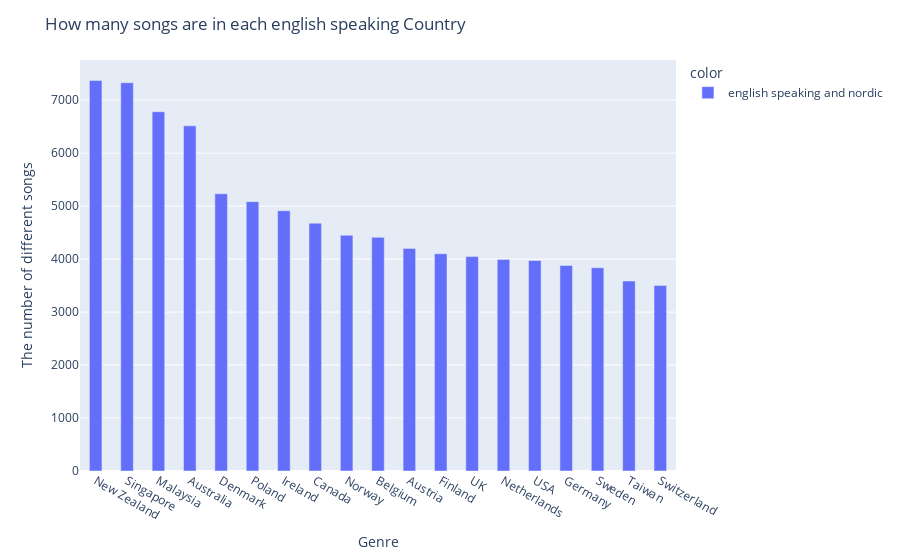

Notebook source saved alongside this figure:
### Code cell
country_en = country[country.Cluster == 'english speaking and nordic'].sort_values(ascending=False, by = 'Mean_Popularity')
fig = px.bar(x=country_en.Country,
             y=country_en.Mean_Popularity,
             labels={'x':'Genre',
                     'y':'The number of different songs'},
             color = country_en['Cluster'],            
             color_continuous_scale = px.colors.sequential.Rainbow)
fig.update_layout(title='How many songs are in each english speaking Country')
fig.update_traces(width=0.4)
fig.show()

### Figure 1 — Plotly figure (JSON) as saved in the notebook; plotly's stock layout.template omitted (floating-point values rounded to 4 significant figures)
{"data": [{"alignmentgroup": "True", "hovertemplate": "color=english speaking and nordic<br>Genre=%{x}<br>The number of different songs=%{y}<extra></extra>", "legendgroup": "english speaking and nordic", "marker": {"color": "#636efa", "pattern": {"shape": ""}}, "name": "english speaking and nordic", "offsetgroup": "english speaking and nordic", "orientation": "v", "showlegend": true, "textposition": "auto", "type": "bar", "width": 0.4, "x": ["New Zealand", "Singapore", "Malaysia", "Australia", "Denmark", "Poland", "Ireland", "Canada", "Norway", "Belgium", "Austria", "Finland", "UK", "Netherlands", "USA", "Germany", "Sweden", "Taiwan", "Switzerland"], "xaxis": "x", "y": [7370.0, 7329.0, 6781.0, 6515.0, 5233.0, 5083.0, 4912.0, 4678.0, 4450.0, 4410.0, 4202.0, 4100.0, 4046.0, 3994.0, 3973.0, 3881.0, 3837.0, 3586.0, 3500.0], "yaxis": "y"}], "layout": {"autosize": true, "barmode": "relative", "legend": {"title": {"text": "color"}, "tracegroupgap": 0}, "margin": {"t": 60}, "title": {"text": "How many songs are in each english speaking Country"}, "xaxis": {"anchor": "y", "autorange": true, "domain": [0, 1], "range": [-0.5, 18.5], "title": {"text": "Genre"}, "type": "category"}, "yaxis": {"anchor": "x", "autorange": true, "domain": [0, 1], "range": [0, 7758.0], "title": {"text": "The number of different songs"}, "type": "linear"}}}
